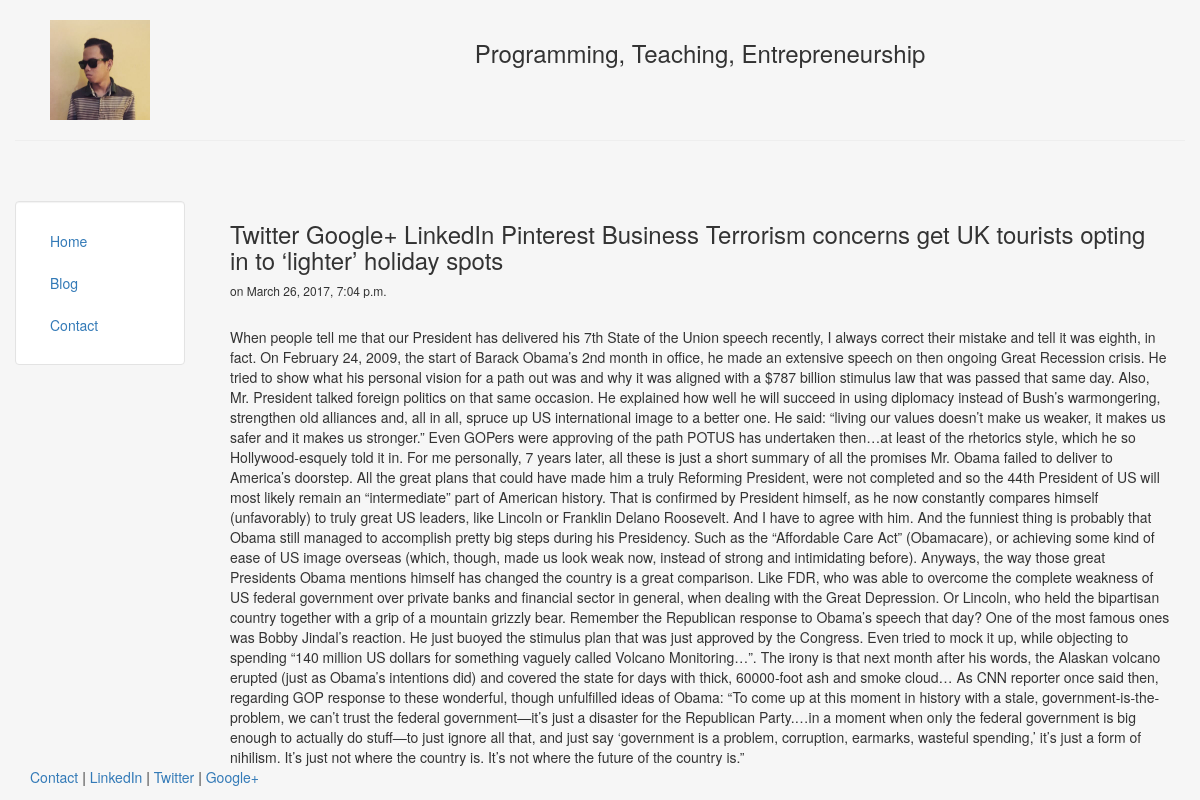
The app's page /blog/4 with its own data.
### blog/models.py (models this page shows, shortened)
class Post(models.Model):
    title = models.CharField(max_length=200)
    body = models.TextField()
    date = models.DateTimeField()

### blog/templates/blog/post.html
{% extends "personal/header.html" %}
{% block content %}
    <h3>{{ post.title }}</h3>
    <h6>on {{ post.date }}</h6>
    <br>
    {{ post.body|safe}}
    <br>
{% endblock %}

### personal/templates/personal/header.html (style rules this page uses)
html, body { height:100% }

### records on screen
Post: title "Twitter Google+ LinkedIn Pinterest Business Terrorism concerns get UK tourists opting in to ‘lighter’ holiday spots", date "March 26, 2017, 7:04 p.m.", body "When people tell me that our President has delivered his 7th State of the Union speech recently, I always correct their mistake and tell it was eighth, in fact. On February 24, 2009, the start of Barack Obama’s 2nd month in office, he made an extensive speech on then ongoing Great Recession crisis. He tried to show what his personal vision for a path out was and why it was aligned with a $787 billion stimulus law that was passed that same day. Also, Mr. President talked foreign politics on that same occasion. He explained how well he will succeed in using diplomacy instead of Bush’s warmongering, strengthen old alliances and, all in all, spruce up US international image to a better one. He…"
